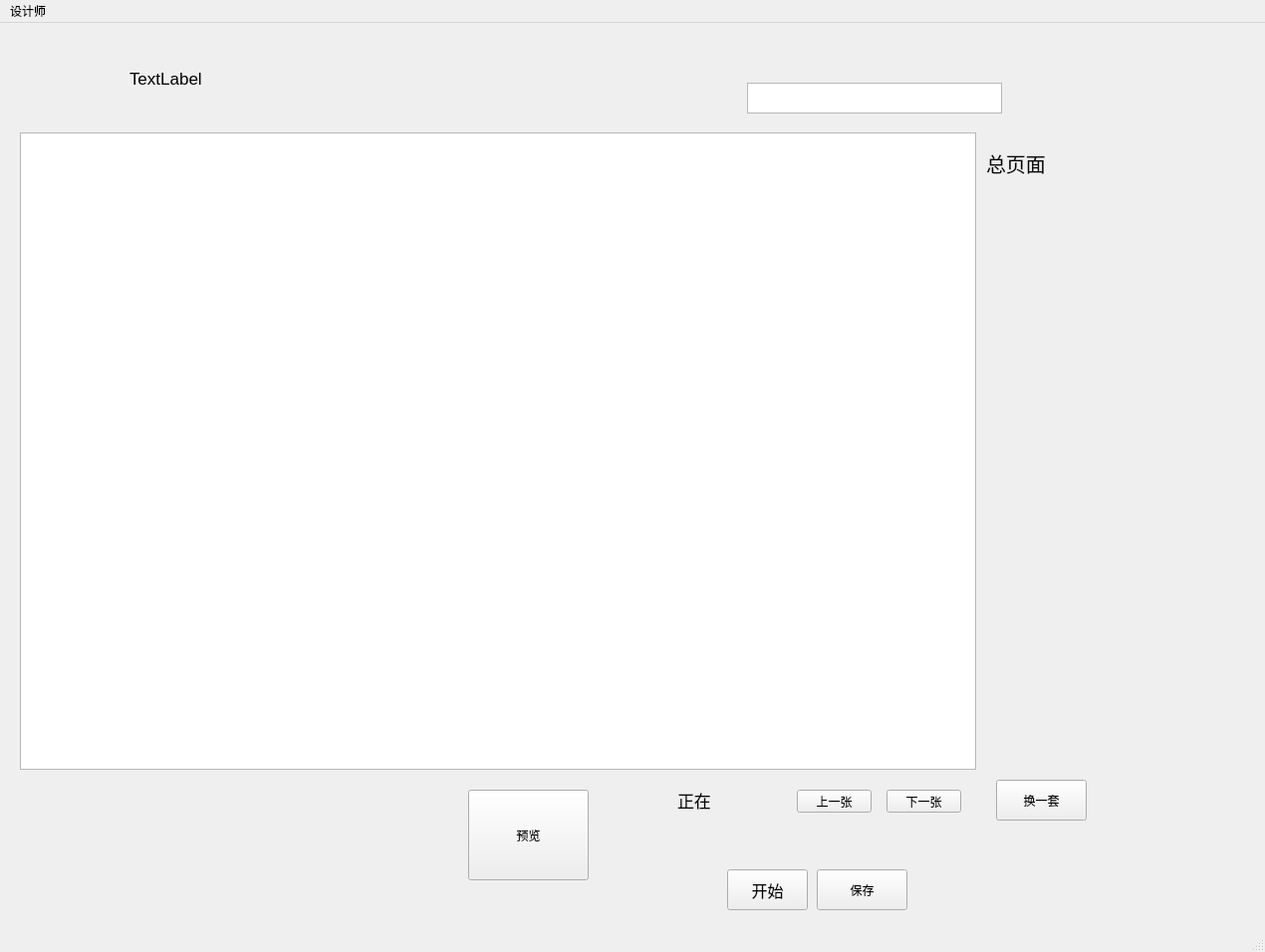
<?xml version="1.0" encoding="UTF-8"?>
<ui version="4.0">
 <class>MainWindow</class>
 <widget class="QMainWindow" name="MainWindow">
  <property name="enabled">
   <bool>true</bool>
  </property>
  <property name="geometry">
   <rect>
    <x>0</x>
    <y>0</y>
    <width>1270</width>
    <height>956</height>
   </rect>
  </property>
  <property name="minimumSize">
   <size>
    <width>1136</width>
    <height>862</height>
   </size>
  </property>
  <property name="baseSize">
   <size>
    <width>1169</width>
    <height>896</height>
   </size>
  </property>
  <property name="windowTitle">
   <string>MainWindow</string>
  </property>
  <property name="iconSize">
   <size>
    <width>26</width>
    <height>29</height>
   </size>
  </property>
  <widget class="QWidget" name="centralwidget">
   <widget class="QPushButton" name="prev">
    <property name="geometry">
     <rect>
      <x>800</x>
      <y>770</y>
      <width>75</width>
      <height>23</height>
     </rect>
    </property>
    <property name="text">
     <string>上一张</string>
    </property>
   </widget>
   <widget class="QPushButton" name="next">
    <property name="geometry">
     <rect>
      <x>890</x>
      <y>770</y>
      <width>75</width>
      <height>23</height>
     </rect>
    </property>
    <property name="text">
     <string>下一张</string>
    </property>
   </widget>
   <widget class="QPushButton" name="down">
    <property name="geometry">
     <rect>
      <x>730</x>
      <y>850</y>
      <width>81</width>
      <height>41</height>
     </rect>
    </property>
    <property name="font">
     <font>
      <pointsize>12</pointsize>
      <weight>50</weight>
      <bold>false</bold>
     </font>
    </property>
    <property name="text">
     <string>开始</string>
    </property>
   </widget>
   <widget class="QLabel" name="title">
    <property name="geometry">
     <rect>
      <x>130</x>
      <y>20</y>
      <width>591</width>
      <height>71</height>
     </rect>
    </property>
    <property name="font">
     <font>
      <pointsize>13</pointsize>
     </font>
    </property>
    <property name="text">
     <string>TextLabel</string>
    </property>
   </widget>
   <widget class="QPushButton" name="change">
    <property name="geometry">
     <rect>
      <x>1000</x>
      <y>760</y>
      <width>91</width>
      <height>41</height>
     </rect>
    </property>
    <property name="text">
     <string>换一套</string>
    </property>
   </widget>
   <widget class="QPushButton" name="showimg">
    <property name="geometry">
     <rect>
      <x>470</x>
      <y>770</y>
      <width>121</width>
      <height>91</height>
     </rect>
    </property>
    <property name="text">
     <string>预览</string>
    </property>
   </widget>
   <widget class="QPushButton" name="save">
    <property name="geometry">
     <rect>
      <x>820</x>
      <y>850</y>
      <width>91</width>
      <height>41</height>
     </rect>
    </property>
    <property name="text">
     <string>保存</string>
    </property>
   </widget>
   <widget class="QGraphicsView" name="imageview">
    <property name="geometry">
     <rect>
      <x>20</x>
      <y>110</y>
      <width>960</width>
      <height>640</height>
     </rect>
    </property>
    <property name="baseSize">
     <size>
      <width>960</width>
      <height>640</height>
     </size>
    </property>
   </widget>
   <widget class="QLabel" name="label">
    <property name="enabled">
     <bool>true</bool>
    </property>
    <property name="geometry">
     <rect>
      <x>20</x>
      <y>110</y>
      <width>960</width>
      <height>640</height>
     </rect>
    </property>
    <property name="baseSize">
     <size>
      <width>960</width>
      <height>640</height>
     </size>
    </property>
    <property name="font">
     <font>
      <family>微软雅黑 Light</family>
      <pointsize>15</pointsize>
      <weight>50</weight>
      <italic>false</italic>
      <bold>false</bold>
      <underline>false</underline>
     </font>
    </property>
    <property name="text">
     <string/>
    </property>
   </widget>
   <widget class="QTextBrowser" name="log">
    <property name="geometry">
     <rect>
      <x>750</x>
      <y>60</y>
      <width>256</width>
      <height>31</height>
     </rect>
    </property>
   </widget>
   <widget class="QLabel" name="total">
    <property name="geometry">
     <rect>
      <x>990</x>
      <y>120</y>
      <width>101</width>
      <height>41</height>
     </rect>
    </property>
    <property name="font">
     <font>
      <pointsize>15</pointsize>
     </font>
    </property>
    <property name="text">
     <string>总页面</string>
    </property>
   </widget>
   <widget class="QLabel" name="now">
    <property name="geometry">
     <rect>
      <x>680</x>
      <y>770</y>
      <width>111</width>
      <height>21</height>
     </rect>
    </property>
    <property name="font">
     <font>
      <pointsize>13</pointsize>
     </font>
    </property>
    <property name="text">
     <string>正在</string>
    </property>
   </widget>
   <zorder>prev</zorder>
   <zorder>next</zorder>
   <zorder>down</zorder>
   <zorder>change</zorder>
   <zorder>showimg</zorder>
   <zorder>save</zorder>
   <zorder>imageview</zorder>
   <zorder>label</zorder>
   <zorder>title</zorder>
   <zorder>log</zorder>
   <zorder>total</zorder>
   <zorder>now</zorder>
  </widget>
  <widget class="QMenuBar" name="menubar">
   <property name="geometry">
    <rect>
     <x>0</x>
     <y>0</y>
     <width>1270</width>
     <height>23</height>
    </rect>
   </property>
   <widget class="QMenu" name="menu">
    <property name="title">
     <string>设计师</string>
    </property>
   </widget>
   <addaction name="menu"/>
  </widget>
  <widget class="QStatusBar" name="statusbar"/>
 </widget>
 <resources/>
 <connections/>
</ui>
